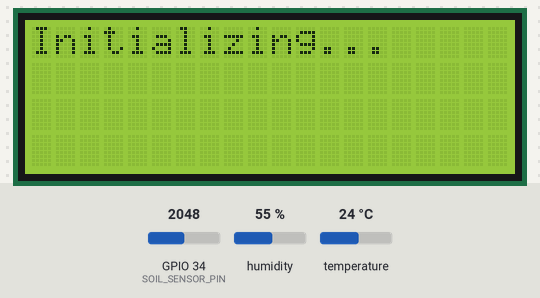
This sketch was run on a simulated ESP32. Parts: 20×4 character LCD. The inputs (shaded band) are chosen by the test bench; at power-on: temperature 24 °C, GPIO 34 (SOIL_SENSOR_PIN) = 2048, humidity 55 %. WiFi joins after 1.5 s; servers stay silent unless stated; storage starts empty; web services answer with replies made up by the test bench; what the sketch prints to the serial monitor is not drawn.

Above: at 2.2 s.
At 6.9 s:
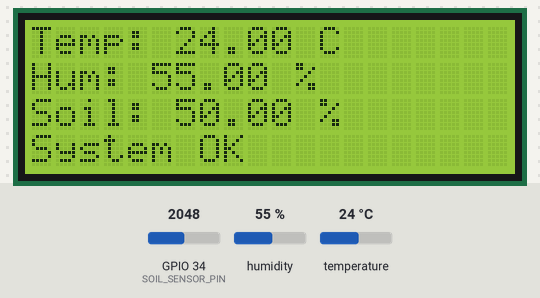
7.0 s: temperature set to 12 °C
At 22.3 s:
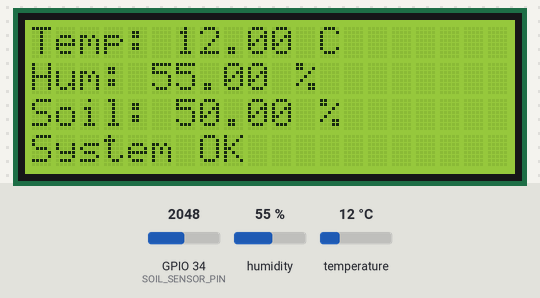
Timing chart, 0 to 23.8 s (numbered marks = the images above; inputs shaded):
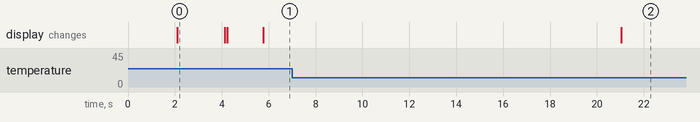

Measured:
- after the input at 7.0 s, the display: changes after 14.0 s (image 2)
- what the display in image 0 shows lasts 2.0 s, from 2.1 s to 4.1 s

The sketch:

wifi-scan.ino
```cpp
#include <WiFi.h>
#include <HTTPClient.h>
#include <Wire.h>
#include <LiquidCrystal_I2C.h>
#include <SD.h>
#include <SPI.h>
#include <DHT.h>

LiquidCrystal_I2C lcd(0x27, 20, 4);

const char* ssid = "Wokwi-GUEST";
const char* password = "";

const char* server = "http://api.thingspeak.com/update";
const char* apiKey = "22IX8XCNQPFB1WKQ";

#define DHTPIN 4
#define DHTTYPE DHT22
DHT dht(DHTPIN, DHTTYPE);

#define SOIL_SENSOR_PIN 34

#define SD_CS 5

void setup() {
  Serial.begin(9600);

  lcd.init();
  lcd.backlight();
  lcd.setCursor(0, 0);
  lcd.print("Welcome Smart Plant Care System");
  delay(2000);
  lcd.clear();
  lcd.print("Initializing...");
  delay(2000);
  lcd.clear();
  lcd.print("Connecting to WiFi");

  WiFi.begin(ssid, password, 6);
  while (WiFi.status() != WL_CONNECTED) {
    delay(100);
    Serial.print(".");
    lcd.setCursor(0, 1);
    lcd.print(".");
  }
  lcd.clear();
  lcd.setCursor(0, 0);
  lcd.print("WiFi Connected!");
  Serial.println(" Connected!");

  dht.begin();

  if (!SD.begin(SD_CS)) {
    Serial.println("SD Card initialization failed!");
    lcd.clear();
    lcd.setCursor(0, 0);
    lcd.print("SD Init Failed!");
    while (true);
  }
  Serial.println("SD Card initialized.");
  lcd.clear();
  lcd.setCursor(0, 0);
  lcd.print("System Ready");
}

void logData(float temperature, float humidity, float soilMoisture) {
  File dataFile = SD.open("/data.csv", FILE_APPEND);
  if (dataFile) {
    dataFile.print("Temperature: ");
    dataFile.print(temperature);
    dataFile.print(" C, Humidity: ");
    dataFile.print(humidity);
    dataFile.print(" %, Soil Moisture: ");
    dataFile.println(soilMoisture);
    dataFile.close();
    Serial.println("Data logged to SD Card.");
  } else {
    Serial.println("Failed to open data.csv");
    lcd.clear();
    lcd.setCursor(0, 0);
    lcd.print("SD Write Error!");
  }
}

void sendDataToThingSpeak(float temperature, float humidity, float soilMoisture) {
  if (WiFi.status() == WL_CONNECTED) {
    HTTPClient http;
    String url = String(server) + "?api_key=" + apiKey + "&field1=" + String(temperature) +
                 "&field2=" + String(humidity) + "&field3=" + String(soilMoisture);

    http.begin(url);
    int httpResponseCode = http.GET();

    if (httpResponseCode > 0) {
      Serial.println("Data sent to ThingSpeak!");
    } else {
      Serial.println("Error sending data: " + String(httpResponseCode));
    }
    http.end();
  } else {
    Serial.println("WiFi not connected!");
  }
}

void displayData(float temperature, float humidity, float soilMoisture) {
  lcd.clear();
  lcd.setCursor(0, 0);
  lcd.print("Temp: ");
  lcd.print(temperature);
  lcd.print(" C");

  lcd.setCursor(0, 1);
  lcd.print("Hum: ");
  lcd.print(humidity);
  lcd.print(" %");

  lcd.setCursor(0, 2);
  lcd.print("Soil: ");
  lcd.print(soilMoisture);
  lcd.print(" %");

  lcd.setCursor(0, 3);
  lcd.print("System OK");
}

void loop() {
  float temperature = dht.readTemperature();
  float humidity = dht.readHumidity();

  int soilMoistureRaw = analogRead(SOIL_SENSOR_PIN);
  float soilMoisture = map(soilMoistureRaw, 0, 4095, 0, 100);

  if (isnan(temperature) || isnan(humidity)) {
    Serial.println("Failed to read from DHT sensor!");
    lcd.clear();
    lcd.setCursor(0, 0);
    lcd.print("Sensor Error");
    delay(2000);
    return;
  }

  displayData(temperature, humidity, soilMoisture);
  logData(temperature, humidity, soilMoisture);
  sendDataToThingSpeak(temperature, humidity, soilMoisture);

  delay(15000);
}
```
